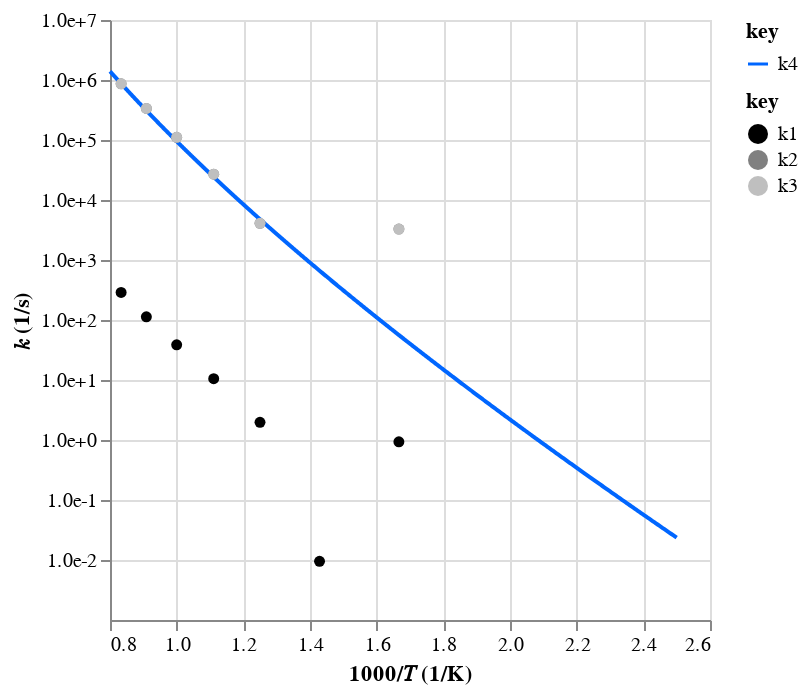

Write notebook code for a chart like this one.
### Code cell
# S(725)r1 = C5O2qarhfr (= OH(4) + C5H8O(833)) (ring-open => OH)
open_oh_mess_out_fake = r"""
W4->W10

P\T           500       600       700       800       900     1e+03   1.1e+03   1.2e+03   1.3e+03   1.4e+03   1.5e+03   1.6e+03   1.7e+03   1.8e+03   1.9e+03     2e+03
0.1         0.163      1.17    0.0771     0.214    0.0732     0.626      2.43      9.71        37       126       366  1.59e+03  7.87e+03  4.72e+04  2.03e+05  8.12e+05
1         -0.0607     0.933    0.0095      1.97      10.5      38.6       113       288       652  1.81e+03  6.76e+03  2.97e+04  1.43e+05  6.63e+05  2.29e+06   7.1e+06
10         -0.007     -5.19     0.895      6.04      63.6       358  1.31e+03  3.54e+03  4.05e+04  1.22e+04  4.93e+05  1.45e+06  4.06e+06   1.1e+07  2.61e+07  5.76e+07
100           326       871     0.119      1.93        40  1.54e+05  7.61e+05  2.91e+06  8.74e+06  2.12e+07  4.52e+07  8.34e+07  1.43e+08  2.35e+08  3.69e+08  5.59e+08
O-O        0.0297      9.91       630  1.42e+04  1.59e+05   1.1e+06  5.35e+06     2e+07  6.08e+07  1.58e+08   3.6e+08   7.4e+08   1.4e+09  2.46e+09  4.08e+09  6.42e+09
"""
open_oh_mess_out_real = r"""
W4->P1

P\T           500       600       700       800       900     1e+03   1.1e+03   1.2e+03   1.3e+03   1.4e+03   1.5e+03   1.6e+03   1.7e+03   1.8e+03   1.9e+03     2e+03
0.1          91.5       820      58.1       235       785   3.4e+03  1.33e+04  5.26e+04  2.06e+05  7.32e+05  2.18e+06  5.89e+06  1.31e+07  2.67e+07  5.05e+07  8.28e+07
1           -45.6  3.28e+03      -328  4.08e+03  2.69e+04  1.11e+05  3.36e+05  8.64e+05  2.03e+06   4.5e+06  9.45e+06  1.97e+07  3.75e+07   6.9e+07  1.21e+08   1.9e+08
10           -406      -134       542  1.18e+04  1.15e+05  6.54e+05  2.47e+06  6.82e+06  1.51e+07  2.87e+07   4.9e+07  7.98e+07  1.23e+08  1.86e+08  2.81e+08  3.94e+08
100           346  1.83e+03       524   1.2e+04  1.31e+05  8.73e+05  3.97e+06  1.33e+07   3.5e+07   7.5e+07  1.35e+08  2.16e+08  3.12e+08  4.19e+08  5.45e+08  6.69e+08
O-O           ***       ***       ***       ***       ***       ***       ***       ***       ***       ***       ***       ***       ***       ***       ***       ***
"""
open_oh_rxn_fake = ac.rate.from_mess_channel_output(open_oh_mess_out_fake)
open_oh_rxn_real = ac.rate.from_mess_channel_output(open_oh_mess_out_real)
open_oh_rxn_data = open_oh_rxn_fake + open_oh_rxn_real
open_oh_rxn_fit = ac.rate.fit_plog(open_oh_rxn_data, sanitize=True)
ac.rate.display([open_oh_rxn_fake, open_oh_rxn_real, open_oh_rxn_data, open_oh_rxn_fit])

### Figure 1 — Vega-Lite specification as saved in the notebook (floating-point values rounded to 4 significant figures; data arrays with more than 128 entries replaced by an {"elided": "..."} marker saying what was removed)
{"config": {"view": {"continuousWidth": 300, "continuousHeight": 300}}, "layer": [{"data": {"name": "data-aade935c63aa378a225c3ca787778fe1"}, "mark": {"type": "line"}, "encoding": {"color": {"field": "key", "scale": {"domain": ["k4"], "range": ["#0066ff"]}, "type": "nominal"}, "x": {"field": "x", "scale": {"zero": false}, "title": "1000/𝑇 (1/K)", "type": "quantitative"}, "y": {"axis": {"format": ".1e", "values": [0.01, 0.1, 1, 10, 100, 1000, 10000, 100000, 1000000, 10000000]}, "field": "value", "scale": {"type": "log"}, "title": "𝑘 (1/s)", "type": "quantitative"}}, "transform": [{"fold": ["k4"]}]}, {"data": {"name": "data-0a544232e2dec6015a4a3291104673a3"}, "mark": {"type": "point", "filled": true, "opacity": 1}, "encoding": {"color": {"field": "key", "scale": {"domain": ["k1", "k2", "k3"], "range": ["#000000", "#808080ff", "#bfbfbfff"]}, "type": "nominal"}, "x": {"field": "x", "scale": {"zero": false}, "title": "1000/𝑇 (1/K)", "type": "quantitative"}, "y": {"axis": {"format": ".1e", "values": [0.01, 0.1, 1, 10, 100, 1000, 10000, 100000, 1000000, 10000000]}, "field": "value", "scale": {"type": "log"}, "title": "𝑘 (1/s)", "type": "quantitative"}}, "transform": [{"fold": ["k1", "k2", "k3"]}]}], "resolve": {"scale": {"color": "independent"}}, "$schema": "https://vega.github.io/schema/vega-lite/v5.20.1.json", "datasets": {"data-aade935c63aa378a225c3ca787778fe1": {"elided": "1000 records"}, "data-0a544232e2dec6015a4a3291104673a3": [{"x": 2.0, "k1": null, "k2": null, "k3": null}, {"x": 1.667, "k1": 0.933, "k2": 3280.0, "k3": 3281.0}, {"x": 1.429, "k1": 0.0095, "k2": null, "k3": null}, {"x": 1.25, "k1": 1.97, "k2": 4080.0, "k3": 4082.0}, {"x": 1.111, "k1": 10.5, "k2": 26900.0, "k3": 26910.0}, {"x": 1.0, "k1": 38.6, "k2": 111000.0, "k3": 111000.0}, {"x": 0.9091, "k1": 113.0, "k2": 336000.0, "k3": 336100.0}, {"x": 0.8333, "k1": 288.0, "k2": 864000.0, "k3": 864300.0}]}}
